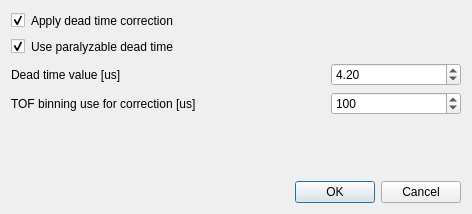
<?xml version="1.0" encoding="UTF-8"?>
<ui version="4.0">
 <class>Dialog</class>
 <widget class="QDialog" name="Dialog">
  <property name="windowModality">
   <enum>Qt::NonModal</enum>
  </property>
  <property name="geometry">
   <rect>
    <x>0</x>
    <y>0</y>
    <width>472</width>
    <height>214</height>
   </rect>
  </property>
  <property name="windowTitle">
   <string>Dead Time Settings</string>
  </property>
  <property name="modal">
   <bool>true</bool>
  </property>
  <layout class="QGridLayout" name="gridLayout">
   <item row="0" column="0">
    <layout class="QVBoxLayout" name="verticalLayout">
     <item>
      <layout class="QHBoxLayout" name="horizontalLayout">
       <item>
        <widget class="QCheckBox" name="apply_correction">
         <property name="text">
          <string/>
         </property>
         <property name="checked">
          <bool>true</bool>
         </property>
        </widget>
       </item>
       <item>
        <widget class="QLabel" name="label">
         <property name="toolTip">
          <string>&lt;html&gt;&lt;head/&gt;&lt;body&gt;&lt;p&gt;Enable/Disable background subtraction&lt;/p&gt;&lt;/body&gt;&lt;/html&gt;</string>
         </property>
         <property name="text">
          <string>Apply dead time correction</string>
         </property>
        </widget>
       </item>
       <item>
        <spacer name="horizontalSpacer">
         <property name="orientation">
          <enum>Qt::Horizontal</enum>
         </property>
         <property name="sizeHint" stdset="0">
          <size>
           <width>40</width>
           <height>20</height>
          </size>
         </property>
        </spacer>
       </item>
      </layout>
     </item>
     <item>
      <layout class="QHBoxLayout" name="horizontalLayout_3">
       <item>
        <widget class="QCheckBox" name="use_paralyzable">
         <property name="text">
          <string/>
         </property>
         <property name="checked">
          <bool>true</bool>
         </property>
        </widget>
       </item>
       <item>
        <widget class="QLabel" name="label_3">
         <property name="toolTip">
          <string>&lt;html&gt;&lt;head/&gt;&lt;body&gt;&lt;p&gt;Use two background regions to estimate the background under the peak&lt;/p&gt;&lt;/body&gt;&lt;/html&gt;</string>
         </property>
         <property name="text">
          <string>Use paralyzable dead time</string>
         </property>
        </widget>
       </item>
       <item>
        <spacer name="horizontalSpacer_3">
         <property name="orientation">
          <enum>Qt::Horizontal</enum>
         </property>
         <property name="sizeHint" stdset="0">
          <size>
           <width>40</width>
           <height>20</height>
          </size>
         </property>
        </spacer>
       </item>
      </layout>
     </item>
     <item>
      <layout class="QHBoxLayout" name="horizontalLayout_4">
       <item>
        <widget class="QLabel" name="label_2">
         <property name="text">
          <string>Dead time value [us]</string>
         </property>
        </widget>
       </item>
       <item>
        <spacer name="horizontalSpacer_5">
         <property name="orientation">
          <enum>Qt::Horizontal</enum>
         </property>
         <property name="sizeHint" stdset="0">
          <size>
           <width>40</width>
           <height>20</height>
          </size>
         </property>
        </spacer>
       </item>
       <item>
        <widget class="QDoubleSpinBox" name="dead_time_value">
         <property name="sizePolicy">
          <sizepolicy hsizetype="Fixed" vsizetype="Fixed">
           <horstretch>0</horstretch>
           <verstretch>0</verstretch>
          </sizepolicy>
         </property>
         <property name="minimumSize">
          <size>
           <width>130</width>
           <height>0</height>
          </size>
         </property>
         <property name="maximumSize">
          <size>
           <width>130</width>
           <height>16777215</height>
          </size>
         </property>
         <property name="value">
          <double>4.200000000000000</double>
         </property>
        </widget>
       </item>
      </layout>
     </item>
     <item>
      <layout class="QHBoxLayout" name="horizontalLayout_5">
       <item>
        <widget class="QLabel" name="label_4">
         <property name="text">
          <string>TOF binning use for correction [us]</string>
         </property>
        </widget>
       </item>
       <item>
        <spacer name="horizontalSpacer_6">
         <property name="orientation">
          <enum>Qt::Horizontal</enum>
         </property>
         <property name="sizeHint" stdset="0">
          <size>
           <width>40</width>
           <height>20</height>
          </size>
         </property>
        </spacer>
       </item>
       <item>
        <widget class="QDoubleSpinBox" name="dead_time_tof">
         <property name="sizePolicy">
          <sizepolicy hsizetype="Fixed" vsizetype="Fixed">
           <horstretch>0</horstretch>
           <verstretch>0</verstretch>
          </sizepolicy>
         </property>
         <property name="minimumSize">
          <size>
           <width>130</width>
           <height>0</height>
          </size>
         </property>
         <property name="maximumSize">
          <size>
           <width>130</width>
           <height>16777215</height>
          </size>
         </property>
         <property name="decimals">
          <number>0</number>
         </property>
         <property name="maximum">
          <double>10000000.000000000000000</double>
         </property>
         <property name="singleStep">
          <double>50.000000000000000</double>
         </property>
         <property name="value">
          <double>100.000000000000000</double>
         </property>
        </widget>
       </item>
      </layout>
     </item>
     <item>
      <spacer name="verticalSpacer">
       <property name="orientation">
        <enum>Qt::Vertical</enum>
       </property>
       <property name="sizeHint" stdset="0">
        <size>
         <width>20</width>
         <height>40</height>
        </size>
       </property>
      </spacer>
     </item>
     <item>
      <layout class="QHBoxLayout" name="horizontalLayout_2">
       <item>
        <widget class="QDialogButtonBox" name="buttonBox">
         <property name="standardButtons">
          <set>QDialogButtonBox::Cancel|QDialogButtonBox::Ok</set>
         </property>
        </widget>
       </item>
      </layout>
     </item>
    </layout>
   </item>
  </layout>
 </widget>
 <resources/>
 <connections>
  <connection>
   <sender>buttonBox</sender>
   <signal>rejected()</signal>
   <receiver>Dialog</receiver>
   <slot>close()</slot>
   <hints>
    <hint type="sourcelabel">
     <x>235</x>
     <y>187</y>
    </hint>
    <hint type="destinationlabel">
     <x>235</x>
     <y>106</y>
    </hint>
   </hints>
  </connection>
  <connection>
   <sender>buttonBox</sender>
   <signal>accepted()</signal>
   <receiver>Dialog</receiver>
   <slot>accept()</slot>
   <hints>
    <hint type="sourcelabel">
     <x>235</x>
     <y>187</y>
    </hint>
    <hint type="destinationlabel">
     <x>235</x>
     <y>106</y>
    </hint>
   </hints>
  </connection>
 </connections>
 <slots>
  <slot>_update_model()</slot>
 </slots>
</ui>
